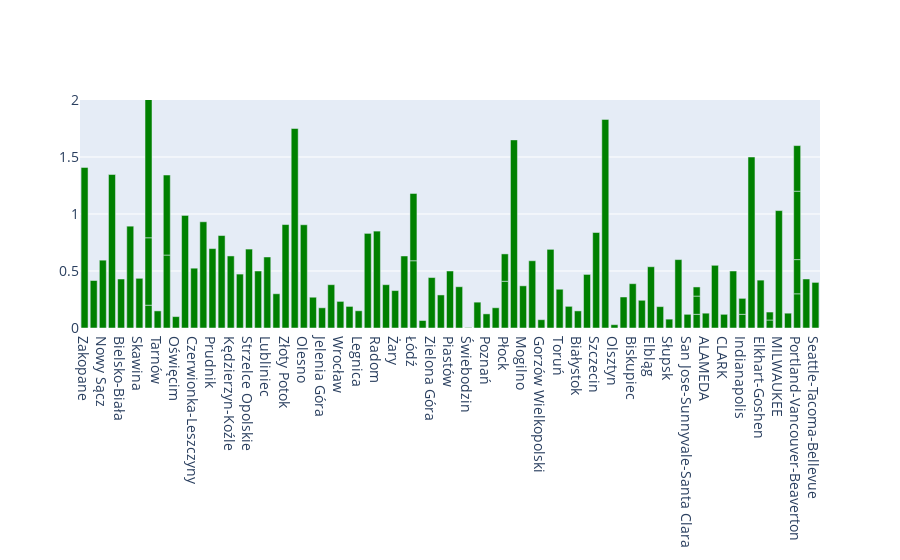

The cell this chart's notebook holds for it:
### Code cell
fig = go.Figure()
fig.add_trace(go.Bar(x=df['city'],
                y=df['value'],
            
                marker_color='green'
                ))
fig.update_layout(
    xaxis_tickfont_size=14,
    yaxis=dict(
        titlefont_size=16,
        tickfont_size=14,
        range=[0,2],
    ),
    legend=dict(
        x=0,
        y=1.0,
        bgcolor='rgba(255, 255, 255, 0)',
        bordercolor='rgb(255, 255, 255, 0)'
    ),
    barmode='stack',
    bargap=0.15, # gap between bars of adjacent location coordinates.
    bargroupgap=0.1 # gap between bars of the same location coordinate.
)
fig.show()

### Figure 1 — Plotly figure (JSON) as saved in the notebook; plotly's stock layout.template omitted (floating-point values rounded to 4 significant figures)
{"data": [{"marker": {"color": "green"}, "type": "bar", "x": ["Zakopane", "Nowy Targ", "Nowy Sącz", "Przemyśl", "Bielsko-Biała", "Goczałkowice-Zdrój", "Skawina", "Kraków", "Tarnów", "Rzeszów", "Oświęcim", "Rzeszów", "Kraków", "Kraków", "Rybnik", "Czerwionka-Leszczyny", "Mielec", "Prudnik", "Dąbrowa Górnicza", "Kędzierzyn-Koźle", "Zdzieszowice", "Strzelce Opolskie", "Krasnobród", "Lubliniec", "Opole", "Złoty Potok", "Zamość", "Olesno", "Kielce", "Jelenia Góra", "Starachowice", "Wrocław", "Zgorzelec", "Legnica", "Lublin", "Radom", "Piotrków Trybunalski", "Żary", "Kalisz", "Łódź", "Łódź", "Wschowa", "Zielona Góra", "Biała Podlaska", "Piastów", "Warszawa", "Świebodzin", "Borówiec", "Poznań", "Koziegłowy", "Płock", "Płock", "Biała", "Mogilno", "Włocławek", "Gorzów Wielkopolski", "Ciechocinek", "Toruń", "Bydgoszcz", "Białystok", "Chełmno", "Szczecin", "Zielonka", "Olsztyn", "Ełk", "Biskupiec", "Kościerzyna", "Elbląg", "Gdańsk", "Słupsk", "BROWARD", "San Jose-Sunnyvale-Santa Clara", "San Francisco-Oakland-Fremont", "San Francisco-Oakland-Fremont", "San Francisco-Oakland-Fremont", "ALAMEDA", "Evansville", "CLARK", "HOWARD", "Indianapolis", "Indianapolis", "Chicago-Naperville-Joliet", "Elkhart-Goshen", "Providence-New Bedford-Fall River", "Providence-New Bedford-Fall River", "MILWAUKEE", "Milwaukee-Waukesha-West Allis", "Portland-Vancouver-Beaverton", "Portland-Vancouver-Beaverton", "Portland-Vancouver-Beaverton", "Portland-Vancouver-Beaverton", "WASCO", "Seattle-Tacoma-Bellevue"], "y": [1.409, 0.4167, 0.595, 1.346, 0.4298, 0.8932, 0.4358, 0.2, 0.15, 0.6399, 0.1, 0.702, 0.5914, 1.566, 0.9875, 0.5247, 0.9318, 0.6966, 0.811, 0.632, 0.473, 0.6923, 0.5, 0.623, 0.3004, 0.9074, 1.75, 0.9056, 0.27, 0.1773, 0.38, 0.2333, 0.1893, 0.151, 0.83, 0.85, 0.38, 0.3283, 0.6317, 0.59, 0.59, 0.06573, 0.4426, 0.29, 0.5, 0.362, 0.00396, 0.2267, 0.1239, 0.1775, 0.41, 0.24, 1.65, 0.37, 0.59, 0.0729, 0.69, 0.34, 0.19, 0.15, 0.47, 0.8377, 1.83, 0.02916, 0.272, 0.3888, 0.2432, 0.5374, 0.1877, 0.07782, 0.6, 0.12, 0.12, 0.16, 0.08, 0.13, 0.55, 0.12, 0.5, 0.12, 0.14, 1.5, 0.42, 0.07, 0.07, 1.03, 0.13, 0.3, 0.3, 0.6, 0.4, 0.43, 0.4]}], "layout": {"bargap": 0.15, "bargroupgap": 0.1, "barmode": "stack", "legend": {"bgcolor": "rgba(255, 255, 255, 0)", "bordercolor": "rgb(255, 255, 255, 0)", "x": 0, "y": 1}, "xaxis": {"tickfont": {"size": 14}}, "yaxis": {"range": [0, 2], "tickfont": {"size": 14}, "title": {"font": {"size": 16}}}}}
